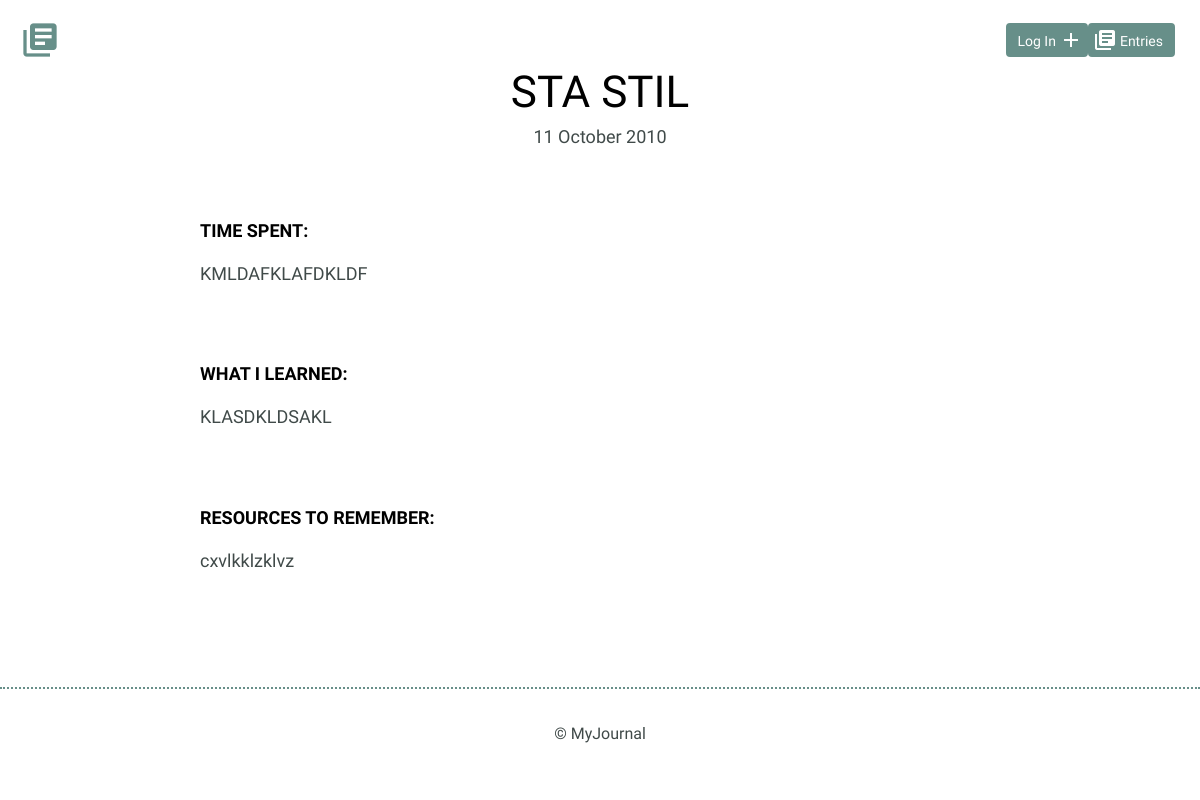
/detail/3, run on the app's committed database.
### models.py (models this page shows)
class Post(Model):
    title = CharField()
    date = DateField()
    time_spent = CharField(max_length=100)
    what_i_learned = TextField()
    resources_to_remember = TextField()
    posted_at = DateTimeField(default=datetime.datetime.now)
    class Meta:
        database = DATABASE
        order_by = ('-posted_at',)

### app.py (the view)
@app.route('/detail/<int:post_id>')
def detail(post_id):
    try:
        post = models.Post.get_by_id(post_id)
        return render_template('detail.html', post=post)
    except models.DoesNotExist:
        abort(404)

### app.py (called while the page is built)
@app.before_request
def before_request():
    g.db = models.DATABASE
    g.db.connect(reuse_if_open=True)
    g.user = current_user

@app.after_request
def after_request(response):
    g.db.close()
    return response

### templates/detail.html (shortened to what this page needs)
{% extends "layout.html" %}
{% block content %}
 <section>
    <div class="container">
        <div class="entry-list single">
            <article>
                <h1>{{ post.title }}</h1>
                <time datetime="2016-01-31">{{ post.date.strftime('%d %B %Y') }} </time>
                <div class="entry">
                    <h3>Time Spent: </h3>
                    <p>{{ post.time_spent }}</p>
                </div>
                <div class="entry">
                    <h3>What I Learned:</h3>
                    <p>{{ post.what_i_learned }}</p>
                </div>
                <div class="entry">
                    <h3>Resources to Remember:</h3>
                    <p>{{ post.resources_to_remember }}</p>
                </div>
            </article>
        </div>
    </div>
 </section>
{% endblock %}

### static/css/site.css (style rules this page uses)
body { font-size: 16px; color: #404a49; font-family: 'Cousine', serif; font-weight: 400; }
.container { margin: 0 auto; padding: 0 25px; }
h1, h2, h3 { margin: 0; font-weight: 400; line-height: 1em; color: #000; }
h1 { font-size: 44px; margin-bottom: 12px; }
h3 { font-size: 18px; font-family: 'Work Sans', serif; font-weight: 600; text-transform: uppercase; }
p { line-height: 1.8em; font-size: 18px; }
.entry-list, .edit-entry, .new-entry { max-width: 800px; margin: 0 auto; padding: 70px 0 150px 0; }
.entry-list article { margin-bottom: 70px; text-align: center; }
.entry-list article:last-child { margin-bottom: 0; }
.entry-list.single { padding-bottom: 70px; }
.entry-list.single time { font-size: 18px; }
.entry { max-width: 800px; margin: 75px auto 0 auto; text-align: left; }
.entry p { margin-bottom: 40px; }

### data on the page
Post: title "STA STIL", date "11 October 2010", time_spent "KMLDAFKLAFDKLDF", what_i_learned "KLASDKLDSAKL", resources_to_remember "cxvlkklzklvz"
